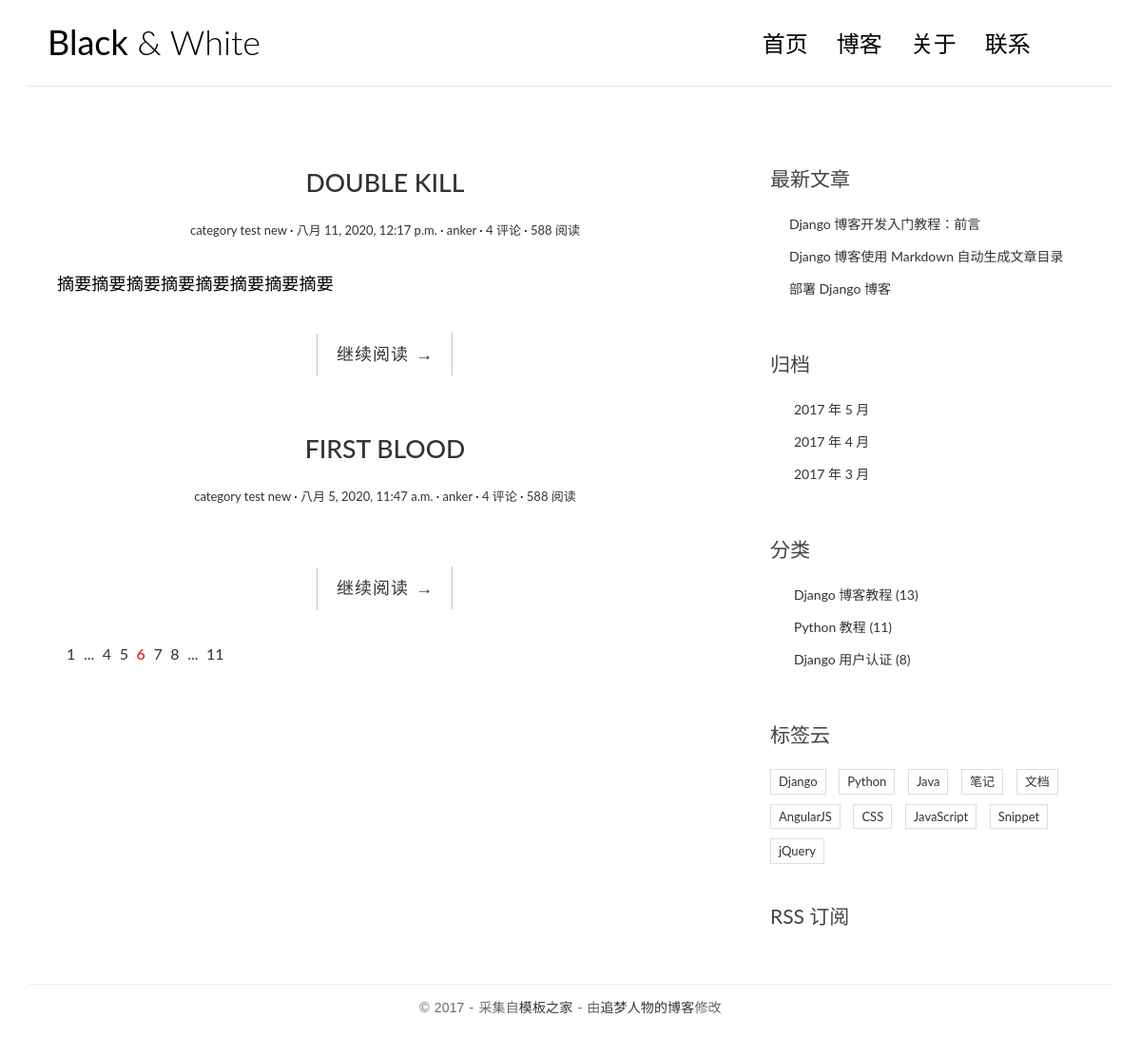
The page / on the database its author committed.
### blog/models.py (models this page shows, shortened)
class Post(models.Model):
    title = models.CharField('标题', max_length=70)
    body = models.TextField('正文')
    created_time = models.DateTimeField('创建时间', default=timezone.now)
    modified_time = models.DateTimeField('修改时间')
    excerpt = models.CharField('摘要', max_length=200,blank=True)
    category = models.ForeignKey(Category,verbose_name='分类', on_delete=models.CASCADE)
    tags = models.ManyToManyField(Tag, verbose_name='标签', blank=True)
    author = models.ForeignKey(User, verbose_name='作者', on_delete=models.CASCADE)
    def get_absoulte_url(self):
        return reverse('blog:detail',kwargs={'pk':self.pk})
    class Meta:
        verbose_name = '文章'
        verbose_name_plural = verbose_name

class Category(models.Model):
    name = models.CharField(max_length=100)
    class Meta:
        verbose_name = '分类'
        verbose_name_plural = verbose_name

### blog/views.py (the view)
# urls.py: path('', views.index, name='index'),
def index(request):
    post_list = Post.objects.all().order_by('-created_time')
    return render(request,'blog/index.html',context={
        'post_list':post_list,
    })

### templates/blog/index.html (shortened to what this page needs)
{% extends 'base.html' %}
{% block main %}
    {% for post in post_list %}
        <article class="post post-1">
            <h1 class="entry-title">
                <a href="{{ post.get_absoulte_url }}">{{ post.title }}</a>
            </h1>
            <div class="entry-meta">
                <span class="post-category"><a href="#">{{ post.category.name }}</a></span>
                <span class="post-date"><a href="#"><time class="entry-date"
                                                            datetime="{{ post.created_time }}">{{ post.created_time }}</time></a></span>
                <span class="post-author"><a href="#">{{ post.author }}</a></span>
                <span class="comments-link"><a href="#">4 评论</a></span>
                <span class="views-count"><a href="#">588 阅读</a></span>
                </div>
        <div class="entry-content clearfix">
        <p>{{ post.excerpt }}</p>
        <div class="read-more cl-effect-14">
            <a href="{{ post.get_absoulte_url }}" class="more-link">继续阅读 <span class="meta-nav">→</span></a>
        </div>
        </div>
        </article>
    {% empty %}
        <div class="no-post">暂时还没有发布的文章！</div>
    {% endfor %}
    <div class="pagination">
        <ul>
            <li><a href="">1</a></li>
            <li><a href="">...</a></li>
            <li><a href="">4</a></li>
            <li><a href="">5</a></li>
            <li class="current"><a href="">6</a></li>
            <li><a href="">7</a></li>
            <li><a href="">8</a></li>
            <li><a href="">...</a></li>
            <li><a href="">11</a></li>
        </ul>
    </div>
{% endblock main %}

### blog/static/blog/css/custom.css (style rules this page uses)
* { outline: none; }
h1, h2, h3, h4, h5, h6 { margin-top: 0; }
a { color: #333; }
body { color: #444; font-family: 'Lato', sans-serif; }
p { font-family: 'Ubuntu', sans-serif; font-weight: 400; word-spacing: 1px; letter-spacing: 0.01em; }
.post { background: #fff; padding: 30px 30px 0; }
.entry-title { text-align: center; font-size: 1.9em; margin-bottom: 20px; line-height: 1.6; padding: 10px 20px 0; }
.entry-meta { text-align: center; color: #DDDDDD; font-size: 13px; margin-bottom: 30px; }
.entry-content { font-size: 18px; line-height: 1.9; font-weight: 300; color: #000; }
.post-category::after, .post-date::after, .post-author::after, .comments-link::after { content: ' ·'; color: #000; }
.read-more { font-family: 'Ubuntu', sans-serif; font-weight: 400; word-spacing: 1px; letter-spacing: 0.01em; text-align: center; margin-top: 20px; }
.cl-effect-14 a { padding: 0 20px; height: 45px; line-height: 45px; position: relative; display: inline-block; margin: 15px 25px; letter-spacing: 1px; font-weight: 400; text-shadow: 0 0 1px rgba(255, 255, 255, 0.3); }
.cl-effect-14 a::before, .cl-effect-14 a::after { position: absolute; width: 45px; height: 1px; background: #C3C3C3; content: ''; -webkit-transition: all 0.3s; -moz-transition: all 0.3s; transition: all 0.3s; pointer-events: none; }
.cl-effect-14 a::before { top: 0; left: 0; -webkit-transform: rotate(90deg); -moz-transform: rotate(90deg); transform: rotate(90deg); -webkit-transform-origin: 0 0; -moz-transform-origin: 0 0; transform-origin: 0 0; }
.cl-effect-14 a::after { right: 0; bottom: 0; -webkit-transform: rotate(90deg); -moz-transform: rotate(90deg); transform: rotate(90deg); -webkit-transform-origin: 100% 0; -moz-transform-origin: 100% 0; transform-origin: 100% 0; }
.pagination ul { list-style: none; }
.pagination ul li { display: inline-block; font-size: 16px; margin-right: 5px; }
.current a { color: red; }

### rows shown on the page
Post: title "DOUBLE KILL", category.name "category test new", created_time "八月 11, 2020, 12:17 p.m.", author "anker", excerpt "摘要摘要摘要摘要摘要摘要摘要摘要"
Post: title "FIRST BLOOD", category.name "category test new", created_time "八月 5, 2020, 11:47 a.m.", author "anker"
